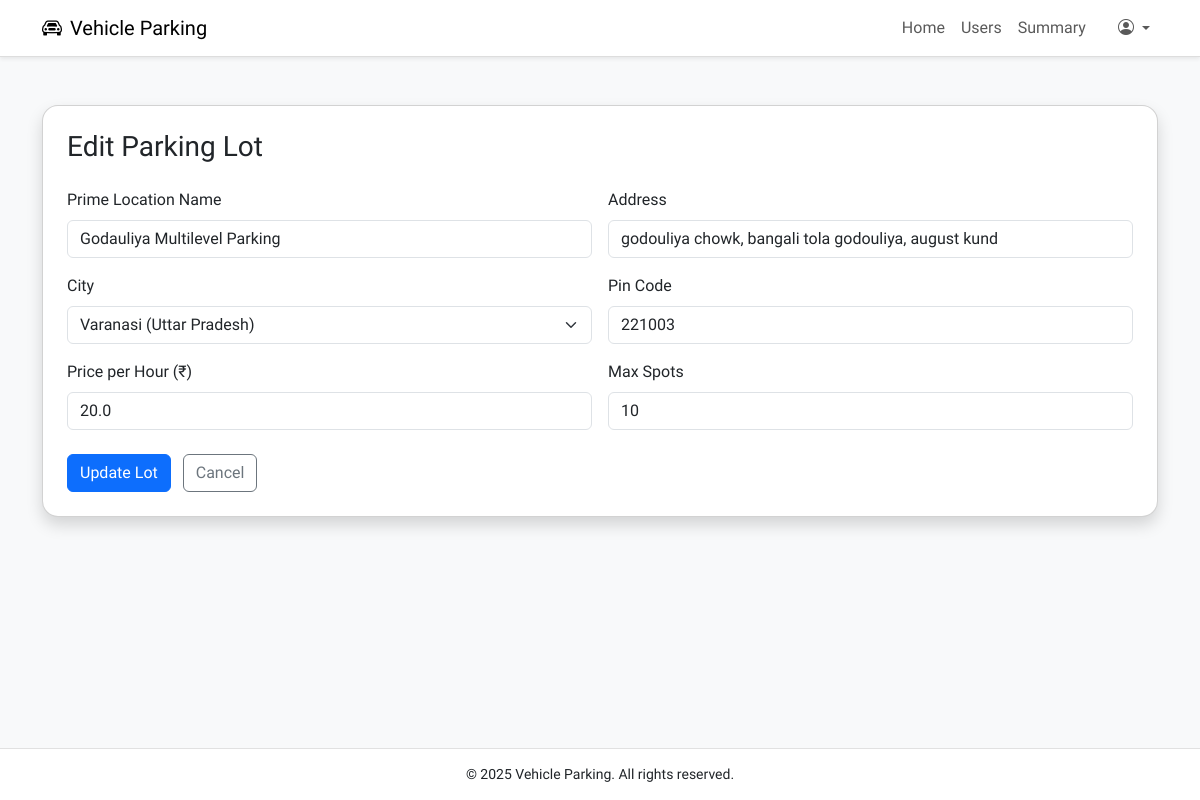
/admin/edit-lot/2 (signed in), run on the app's committed database.
### models.py (models this page shows, shortened)
class ParkingLot(db.Model):
    __tablename__ = 'parking_lot'
    id = db.Column(db.Integer, primary_key=True)
    city_id = db.Column(db.Integer, db.ForeignKey('city.id'), nullable=False)
    prime_location_name = db.Column(db.String(100), nullable=False)
    address = db.Column(db.String(200))
    pin_code = db.Column(db.String(10))
    price_per_hour = db.Column(db.Float, nullable=False)
    max_spots = db.Column(db.Integer, nullable=False)
    created_at = db.Column(db.DateTime, default=datetime.utcnow)
    spots = db.relationship('ParkingSpot', backref='lot', cascade='all, delete-orphan', lazy=True)

class City(db.Model):
    __tablename__ = 'city'
    id = db.Column(db.Integer, primary_key=True)
    name = db.Column(db.String(100), nullable=False)
    state = db.Column(db.String(100), nullable=False)
    lots = db.relationship('ParkingLot', backref='city', cascade='all, delete-orphan', lazy=True)

### controllers/admin.py (the view, shortened to what this page needs)
@admin_bp.route('/edit-lot/<int:lot_id>', methods=['GET', 'POST'])
@login_required
@admin_required
def edit_lot(lot_id):
    lot = ParkingLot.query.get_or_404(lot_id)
    cities = City.query.all()
    return render_template('admin/edit_lot.html', lot=lot, cities=cities)

### app.py (called while the page is built)
@login_manager.user_loader
def load_user(user_id):
    user_info = session.get('user_info')
    if not user_info:
        return None
    role = user_info.get('role')
    if role == 'user':
        return User.query.get(int(user_id))
    elif role == 'admin':
        return Admin.query.get(int(user_id))
    return None

### templates/admin/edit_lot.html (shortened to what this page needs)
{% extends 'base.html' %}
{% block content %}
<div class="container mt-5">
    <div class="card shadow rounded-4">
        <div class="card-body p-4">
            <h3 class="mb-4">Edit Parking Lot</h3>
            <form method="POST" action="{{ url_for('admin.edit_lot', lot_id=lot.id) }}">
                <div class="row g-3">
                    <div class="col-md-6">
                        <label class="form-label">Prime Location Name</label>
                        <input type="text" name="prime_location_name" class="form-control" value="{{ lot.prime_location_name }}" required>
                    </div>
                    <div class="col-md-6">
                        <label class="form-label">Address</label>
                        <input type="text" name="address" class="form-control" value="{{ lot.address }}" required>
                    </div>
                    <div class="col-md-6">
                        <label class="form-label">City</label>
                        <select name="city_id" class="form-select" required>
                            {% for city in cities %}
                                <option value="{{ city.id }}" {% if city.id == lot.city_id %}selected{% endif %}>
                                    {{ city.name }} ({{ city.state }})
                                </option>
                            {% endfor %}
                        </select>
                    </div>
                    <div class="col-md-6">
                        <label class="form-label">Pin Code</label>
                        <input type="text" name="pin_code" class="form-control" pattern="\d{6}" maxlength="6" minlength="6" value="{{ lot.pin_code }}" required>
                    </div>
                    <div class="col-md-6">
                        <label class="form-label">Price per Hour (₹)</label>
                        <input type="number" step="0.01" name="price_per_hour" class="form-control" value="{{ lot.price_per_hour }}" required>
                    </div>
                    <div class="col-md-6">
                        <label class="form-label">Max Spots</label>
                        <input type="number" name="max_spots" class="form-control" value="{{ lot.max_spots }}" required>
                    </div>
                </div>
                <div class="mt-4">
                    <button type="submit" class="btn btn-primary">Update Lot</button>
                    <a href="{{ url_for('admin.dashboard') }}" class="btn btn-outline-secondary ms-2">Cancel</a>
                </div>
            </form>
        </div>
    </div>
</div>
{% endblock %}

### templates/base.html (style rules this page uses)
body { font-family: 'Afacad',sans-serif; background-color: #f8f9fa; display: flex; flex-direction: column; min-height: 100vh; font-size: 16px; }
.form-control, .form-select { border-radius: 6px; }

### data on the page
ParkingLot: prime_location_name "Godauliya Multilevel Parking", address "godouliya chowk, bangali tola godouliya, august kund", city_id "Varanasi (Uttar Pradesh)", pin_code "221003", price_per_hour "20.0", max_spots "10"
